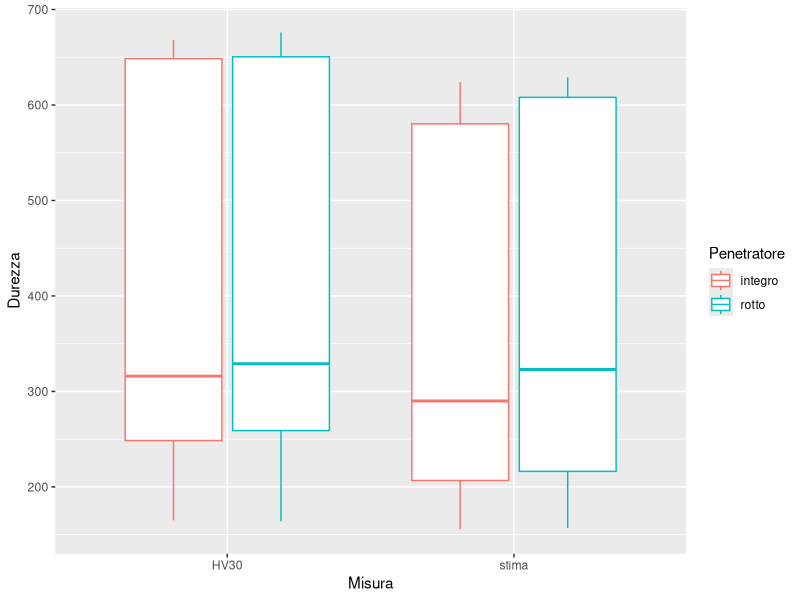
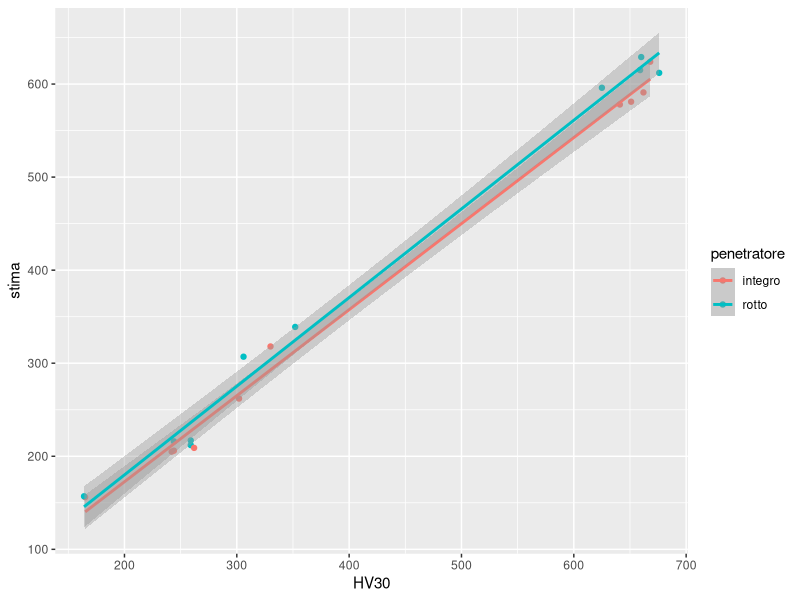
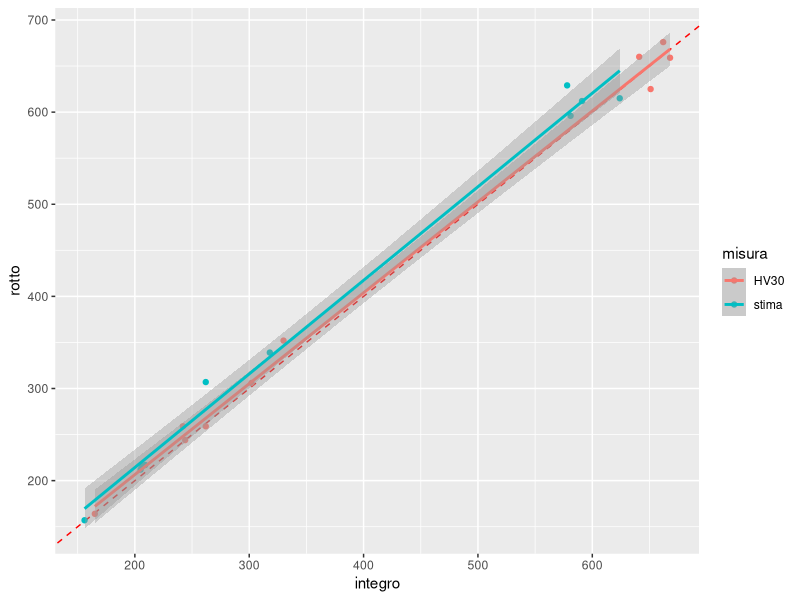

Reproduce these figures in R, in order.
## ---- chunk 1
#| label: setup
#| include: false
knitr::opts_chunk$set(
  fig.align = "center",
  # This for default device
  out.width = "16cm",
  # This two for high quality charts:
  fig.dim = c(16, 9)*0.4
)
library(tidyverse)
## ---- chunk 2
df_a<-tibble(
  material=1:10,
  estimated_HV30_OK=NA,     #stima della macchina, indetatore integro
  HV30_OK=NA,               #misura effettiva, indentatore integro
  estimated_HV30_NOK=NA,    #stima della macchina, indentatore danneggiato
  HV30_NOK=NA,              #misura effettiva estrapolando la posizione del vertice, indentatore danneggiato
  estimated_HV30_dd=NA,   #stima della macchina, indentaore danneggiato
  HV30_dd=NA             #misura effettiva usando due volte la diagonale visibile, indentatore danneggiato
)

write.csv(df_a,"misure_HV_30.csv")

df_a
## ---- chunk 3
df_b<-expand.grid(
  Scale=c("HV5","HV10","HV20","HV30","HV50"),
  Material=1:6
)%>%
  relocate(Material,.before = Scale)%>%
  mutate(
    StdOrder = 1:n(),
    RunOrder = sample(n()),
    .before=Material
  )%>%
  mutate(
    Estimated=NA,
    Hardness=NA
  )%>%
  arrange(RunOrder)%>%
  tibble()

write.csv(df_b,"misure_per_taratura.csv")

df_b
## ---- chunk 4
df_a$estimated_HV30_OK=c(591,205,209,262,318,578,206,156,624,581)
df_a$HV30_OK=c(662,242,262,302,330,641,244,165,668,651)
df_a$estimated_HV30_NOK = c(612,212,217,307,339,629,216,157,615,596)
df_a$HV30_NOK = c(676,259,259,306,352,660,244,164,659,625)
df_a$estimated_HV30_dd=c(612,219,218,297,337,621,218,157,618,596)
df_a$HV30_dd=c(648,256,253,297,351,652,247,166,659,635)               

df_a
## ---- chunk 5
dfv <- df_a%>%
  select(material:HV30_NOK)%>%
  rename(
    stima_NOK=estimated_HV30_NOK,
    stima_OK=estimated_HV30_OK
    )%>% 
  relocate(
    HV30_NOK,
    stima_OK,
    stima_NOK,
    .after = HV30_OK,
  )%>%
  pivot_longer(-material, names_sep="_", names_to = c("misura","ok"), values_to="durezza") %>% 
  mutate(ok=ifelse(ok=="OK","integro","rotto"))

dfv
## ---- chunk 6
dfv %>% 
  ggplot(aes(x=misura, y=durezza, color=ok)) +
  geom_boxplot() +
  labs(x="Misura", y="Durezza", color="Penetratore")
## ---- chunk 7
dfv %>%
  pivot_wider(names_from = misura, values_from = durezza) %>% 
  ggplot(aes(x=HV30, y=stima, color=ok)) + 
  geom_point() + 
  geom_smooth(method="lm", formula=y~x) +
  labs(color="penetratore") 
## ---- chunk 8
dfv %>%
  pivot_wider(names_from = ok, values_from = durezza) %>% 
  ggplot(aes(x=integro, y=rotto, color=misura)) + 
  geom_abline(slope=1, intercept=0, color="red", lty=2) +
  geom_point() + 
  geom_smooth(method="lm", formula=y~x)
## ---- chunk 9
dfv %>% pivot_wider(names_from = ok, values_from = durezza) %>% 
 split(.$misura) %>% 
 map(~t.test(.x$integro, .x$rotto, paired = T))
## ---- chunk 10
df_b<-df_b%>%
  arrange(StdOrder)%>%
  mutate(
    Estimated=c(692,690,516,634,630,343,310,262,318,370,223,217,185,218,209,
                610,641,481,589,680,304,290,238,297,340,235,229,173,212,205),
    Hardness=c(709,709,668,680,656,351,341,333,330,341,294,254,261,251,241,
                671,675,642,646,627,308,317,296,294,295,308,286,265,261,249)
    
  )

df_b
